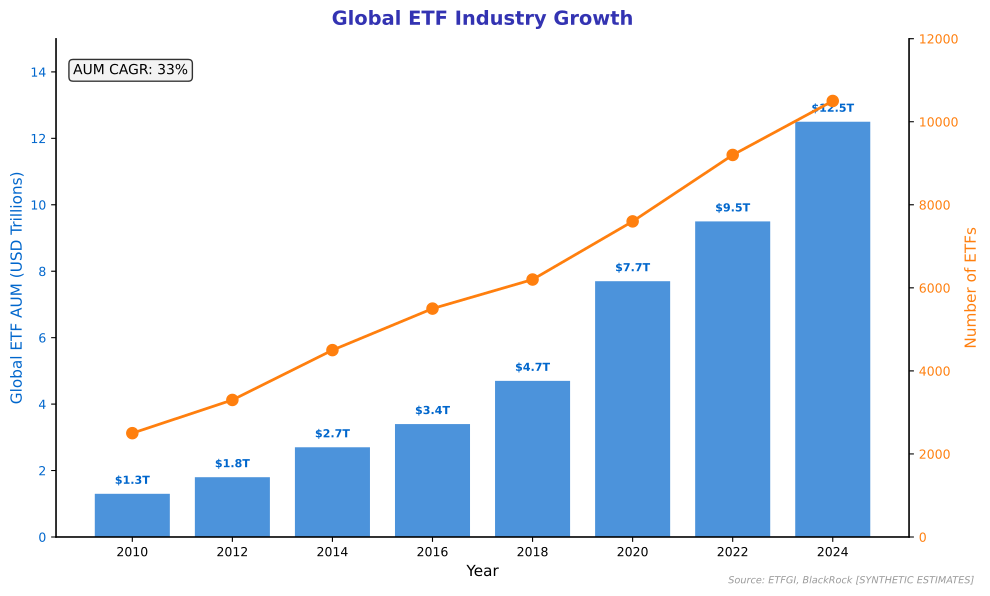

Python code for this plot:
"""
ETF Industry Growth
Shows AUM growth in exchange-traded funds

Output: etf_growth.pdf
Module: module_04_traditional
Lesson: 46 - Wealth Management
"""

from pathlib import Path
import matplotlib.pyplot as plt
import numpy as np

plt.rcParams.update({
    'font.size': 10,
    'axes.labelsize': 10,
    'axes.titlesize': 11,
    'xtick.labelsize': 9,
    'ytick.labelsize': 9,
    'legend.fontsize': 9,
    'figure.figsize': (10, 6),
    'figure.dpi': 150
})

MLPURPLE = '#3333B2'
MLBLUE = '#0066CC'
MLORANGE = '#FF7F0E'

def create_chart():
    fig, ax1 = plt.subplots(figsize=(10, 6))

    years = [2010, 2012, 2014, 2016, 2018, 2020, 2022, 2024]

    # Global ETF AUM in trillions
    aum = [1.3, 1.8, 2.7, 3.4, 4.7, 7.7, 9.5, 12.5]
    # Number of ETFs
    num_etfs = [2500, 3300, 4500, 5500, 6200, 7600, 9200, 10500]

    color1 = MLBLUE
    ax1.bar(years, aum, color=color1, alpha=0.7, width=1.5)
    ax1.set_xlabel('Year', fontsize=11)
    ax1.set_ylabel('Global ETF AUM (USD Trillions)', fontsize=11, color=color1)
    ax1.tick_params(axis='y', labelcolor=color1)
    ax1.set_ylim(0, 15)

    # Add AUM labels
    for year, val in zip(years, aum):
        ax1.text(year, val + 0.3, f'${val}T', ha='center', fontsize=8, fontweight='bold', color=color1)

    ax2 = ax1.twinx()
    color2 = MLORANGE
    ax2.plot(years, num_etfs, 'o-', color=color2, linewidth=2, markersize=8)
    ax2.set_ylabel('Number of ETFs', fontsize=11, color=color2)
    ax2.tick_params(axis='y', labelcolor=color2)
    ax2.set_ylim(0, 12000)

    ax1.set_title('Global ETF Industry Growth', fontsize=14,
                  fontweight='bold', color=MLPURPLE, pad=10)

    # Add CAGR
    cagr = ((aum[-1]/aum[0])**(1/len(years)) - 1) * 100
    ax1.text(0.02, 0.95, f'AUM CAGR: {cagr:.0f}%',
             transform=ax1.transAxes, ha='left', va='top', fontsize=10,
             bbox=dict(boxstyle='round', facecolor='#f0f0f0', alpha=0.8))

    ax1.spines['top'].set_visible(False)
    ax2.spines['top'].set_visible(False)

    fig.text(0.98, 0.02, 'Source: ETFGI, BlackRock [SYNTHETIC ESTIMATES]',
             fontsize=7, color='#999999', ha='right', style='italic')

    plt.tight_layout()

    output_path = Path(__file__).parent / 'etf_growth.pdf'
    plt.savefig(output_path, format='pdf', dpi=300, bbox_inches='tight')
    plt.close()
    print(f"Chart saved to: {output_path}")
    return output_path

if __name__ == '__main__':
    create_chart()
